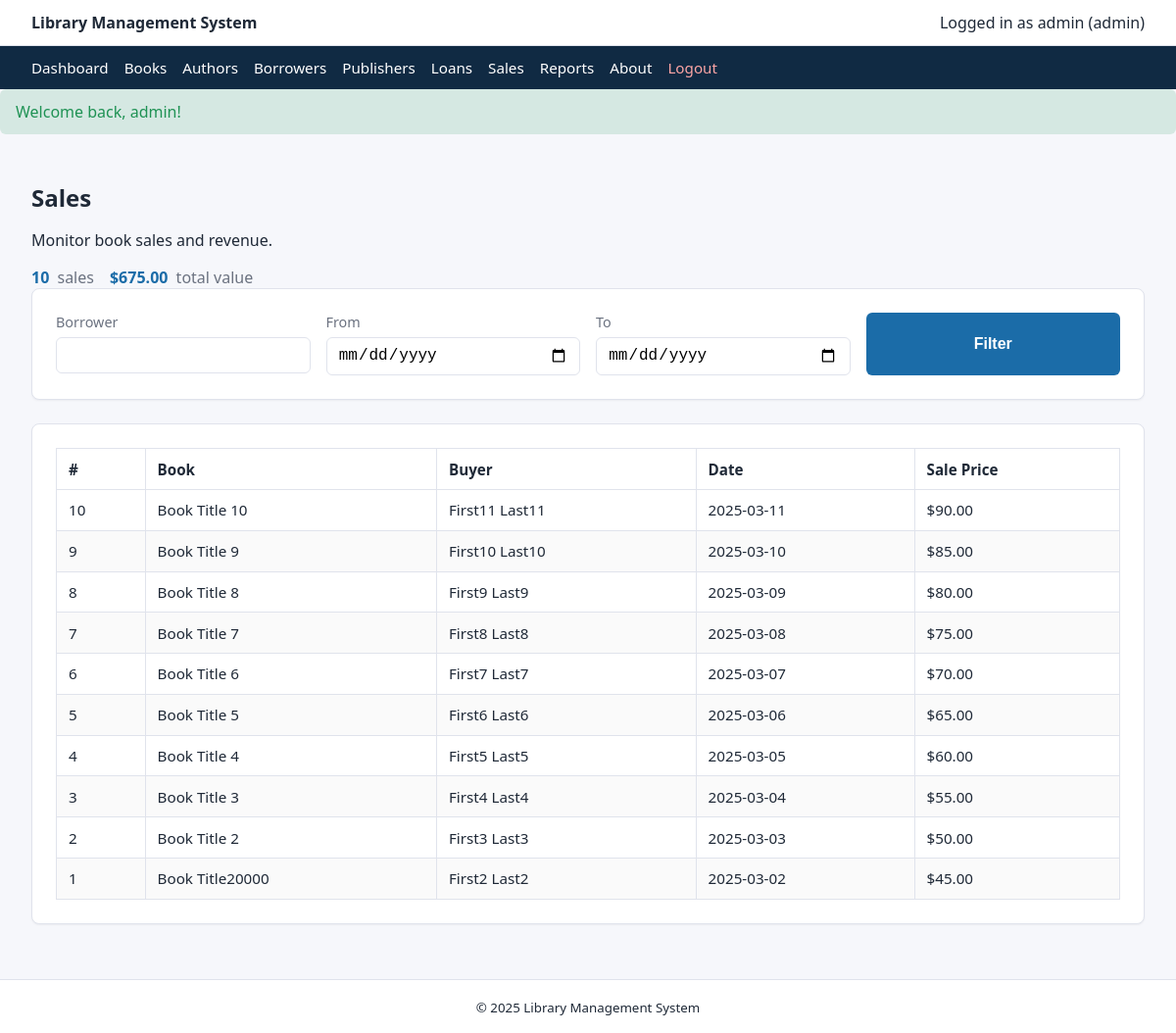
/sales.php (signed in), run on the app's committed database.
### tables this page shows
CREATE TABLE `sale` (
  `sale_id` int(11) NOT NULL,
  `book_id` int(11) DEFAULT NULL,
  `borrower_id` int(11) DEFAULT NULL,
  `sale_date` date NOT NULL,
  `sale_price` decimal(10,2) NOT NULL
);

CREATE TABLE `book` (
  `book_id` int(11) NOT NULL,
  `title` varchar(200) NOT NULL,
  `publisher_id` int(11) DEFAULT NULL,
  `category` varchar(100) DEFAULT NULL,
  `book_type` varchar(50) DEFAULT NULL,
  `original_price` decimal(10,2) DEFAULT NULL,
  `available` tinyint(1) DEFAULT 1
);

### helpers.php (called while the page is built, shortened)
<?php
function escape_output(string $value): string
{
    return htmlspecialchars($value, ENT_QUOTES, 'UTF-8');
}

### sales.php (the view, shortened to what this page needs)
<?php
require_once 'header.php';
$borrower = trim($_GET['borrower'] ?? '');
$from = $_GET['from'] ?? '';
$to = $_GET['to'] ?? '';
$sql = "SELECT s.*, b.title, CONCAT(br.first_name, ' ', br.last_name) AS buyer
        FROM sale s
        INNER JOIN book b ON b.book_id = s.book_id
        INNER JOIN borrower br ON br.borrower_id = s.borrower_id
        WHERE 1=1";
$sql .= " ORDER BY s.sale_date DESC";
$stmt = mysqli_prepare($conn, $sql);
mysqli_stmt_execute($stmt);
$sales = mysqli_stmt_get_result($stmt);
$summary = mysqli_query($conn, "SELECT COUNT(*) AS total_sales, IFNULL(SUM(sale_price),0) AS total_value FROM sale");
$summaryRow = mysqli_fetch_assoc($summary) ?: ['total_sales' => 0, 'total_value' => 0];
?>
<section class="page-heading">
    <div>
        <h1>Sales</h1>
        <p>Monitor book sales and revenue.</p>
    </div>
    <div class="stat-inline">
        <span><strong><?php echo $summaryRow['total_sales']; ?></strong> sales</span>
        <span><strong>$<?php echo number_format($summaryRow['total_value'], 2); ?></strong> total value</span>
    </div>
</section>
<section class="card">
    <form class="filter-form" method="get">
        <label>
            Borrower
            <input type="text" name="borrower" value="<?php echo escape_output($borrower); ?>">
        </label>
        <label>
            From
            <input type="date" name="from" value="<?php echo escape_output($from); ?>">
        </label>
        <label>
            To
            <input type="date" name="to" value="<?php echo escape_output($to); ?>">
        </label>
        <button type="submit">Filter</button>
    </form>
</section>
<section class="card">
    <div class="table-wrapper">
        <table>
            <thead>
                <tr>
                    <th>#</th>
                    <th>Book</th>
                    <th>Buyer</th>
                    <th>Date</th>
                    <th>Sale Price</th>
                </tr>
            </thead>
            <tbody>
                <?php while ($sale = mysqli_fetch_assoc($sales)) : ?>
                    <tr>
                        <td><?php echo $sale['sale_id']; ?></td>
                        <td><?php echo escape_output($sale['title']); ?></td>
                        <td><?php echo escape_output($sale['buyer']); ?></td>
                        <td><?php echo escape_output($sale['sale_date']); ?></td>
                        <td>$<?php echo number_format($sale['sale_price'], 2); ?></td>
                    </tr>
                <?php endwhile; ?>
            </tbody>
        </table>
    </div>
</section>
<?php require_once 'footer.php'; ?>

### styles.css (style rules this page uses)
:root { font-family: "Segoe UI", Tahoma, Helvetica, Arial, sans-serif; color-scheme: light; --primary: #1b6ca8; --accent: #f4a261; --bg: #f6f7fb; --border: #e0e3ec; --text: #1f2937; --muted: #6b7280; --danger: #d14343; --success: #1f9254; }
* { box-sizing: border-box; }
body { margin: 0; background: var(--bg); color: var(--text); }
table { width: 100%; border-collapse: collapse; font-size: 0.95rem; }
th, td { border: 1px solid var(--border); padding: 0.65rem 0.75rem; text-align: left; }
th { background: #fff; font-weight: 600; }
tr:nth-child(even) { background: #fafafa; }
.card { background: #fff; border: 1px solid var(--border); border-radius: 8px; padding: 1.5rem; margin-bottom: 1.5rem; box-shadow: 0 1px 2px rgba(15, 23, 42, 0.05); }
.page-heading h1 { margin: 0 0 0.25rem 0; }
.filter-form, .grid-form, .inline-form, .auth-form { display: grid; gap: 1rem; }
.filter-form { grid-template-columns: repeat(auto-fit, minmax(180px, 1fr)); }
label { font-size: 0.9rem; color: var(--muted); display: flex; flex-direction: column; gap: 0.35rem; }
input, select, textarea, button { border: 1px solid var(--border); border-radius: 6px; padding: 0.55rem 0.7rem; font-size: 1rem; }
button, .button { background: var(--primary); color: #fff; border: none; cursor: pointer; font-weight: 600; }
.table-wrapper { overflow-x: auto; }
.stat-inline { display: flex; flex-wrap: wrap; gap: 1rem; color: var(--muted); align-items: baseline; }
.stat-inline strong { color: var(--primary); margin-right: 0.25rem; }

### data on the page
sale: sale_id "10", book.title "Book Title 10", buyer "First11 Last11", sale_date "2025-03-11", sale_price "90.00"
sale: sale_id "9", book.title "Book Title 9", buyer "First10 Last10", sale_date "2025-03-10", sale_price "85.00"
sale: sale_id "8", book.title "Book Title 8", buyer "First9 Last9", sale_date "2025-03-09", sale_price "80.00"
sale: sale_id "7", book.title "Book Title 7", buyer "First8 Last8", sale_date "2025-03-08", sale_price "75.00"
sale: sale_id "6", book.title "Book Title 6", buyer "First7 Last7", sale_date "2025-03-07", sale_price "70.00"
sale: sale_id "5", book.title "Book Title 5", buyer "First6 Last6", sale_date "2025-03-06", sale_price "65.00"
sale: sale_id "4", book.title "Book Title 4", buyer "First5 Last5", sale_date "2025-03-05", sale_price "60.00"
sale: sale_id "3", book.title "Book Title 3", buyer "First4 Last4", sale_date "2025-03-04", sale_price "55.00"
sale: sale_id "2", book.title "Book Title 2", buyer "First3 Last3", sale_date "2025-03-03", sale_price "50.00"
sale: sale_id "1", book.title "Book Title20000", buyer "First2 Last2", sale_date "2025-03-02", sale_price "45.00"

### other printed values
escape_output($_SESSION['username']) "admin"
escape_output(current_user_role()) "admin"
escape_output($flash['message']) "Welcome back, admin!"
$summaryRow['total_sales'] "10"
$summaryRow['total_value'] "675.00"
